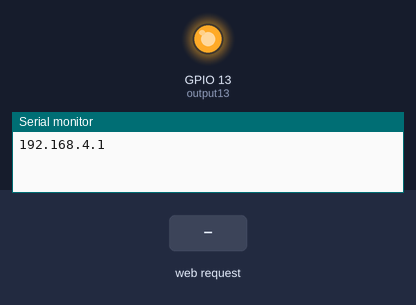
A sketch run on a simulated ESP8266 (NodeMCU). On the bench: output pins drawn as LEDs (lit = HIGH), the last lines printed to the serial monitor. Inputs (shaded band) come from the test bench.

Above: at 1.2 s.
1.3 s: HTTP request GET /13/on received
At 2.3 s:
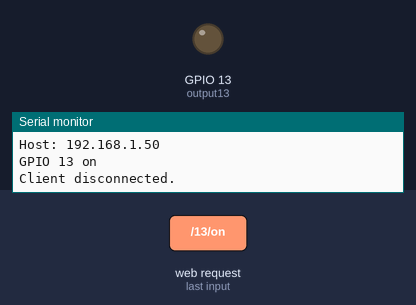
2.8 s: HTTP request GET /13/off received
At 3.4 s:
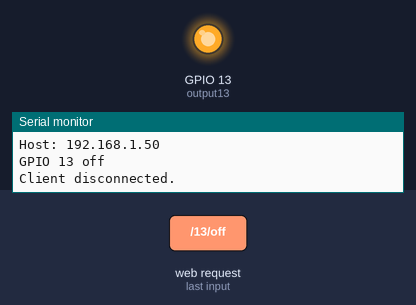
Timing chart, 0 to 5.8 s (numbered marks = the images above; inputs shaded):
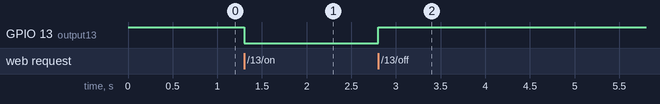

The sketch:

WIFI_Access_Piont_ControlWithoutInternet.ino
```cpp
// Load Wi-Fi library
#include <ESP8266WiFi.h>

const char* ssid     = "ESP32-Access-Point";
const char* password = "123456789";

// Set web server port number to 80
WiFiServer server(80);

// Variable to store the HTTP request
String header;

String output13State = "off";

// Assign output variables to GPIO pins
const int output13 = 13;
void setup() {
  Serial.begin(115200);
  // Initialize the output variables as outputs
  pinMode(output13, OUTPUT);

  // Set outputs to high because we are using active low type relay module
  digitalWrite(output13, HIGH);

  // Connect to Wi-Fi network with SSID and password
  WiFi.softAP(ssid, password);

  IPAddress IP = WiFi.softAPIP();
  Serial.println(IP);
  server.begin();
}

void loop(){
  WiFiClient client = server.available();   // Listen for incoming clients

  if (client) {                             // If a new client connects,
    String currentLine = "";                // make a String to hold incoming data from the client
    while (client.connected()) {            // loop while the client's connected
      if (client.available()) {             // if there's bytes to read from the client,
        char c = client.read();             // read a byte, then
        Serial.write(c);                    // print it out the serial monitor
        header += c;
        if (c == '\n') {                    // if the byte is a newline character
          // if the current line is blank, you got two newline characters in a row.
          // that's the end of the client HTTP request, so send a response:
          if (currentLine.length() == 0) {
            // HTTP headers always start with a response code (e.g. HTTP/1.1 200 OK)
            // and a content-type so the client knows what's coming, then a blank line:
            client.println("HTTP/1.1 200 OK");
            client.println("Content-type:text/html");
            client.println("Connection: close");
            client.println();

            // turns the GPIOs on and off

            //for GPIO13
            if (header.indexOf("GET /13/on") >= 0)
            {
              Serial.println("GPIO 13 on");
              output13State = "on";
              digitalWrite(output13, LOW);
            }
            else if (header.indexOf("GET /13/off") >= 0)
            {
              Serial.println("GPIO 13 off");
              output13State = "off";
              digitalWrite(output13, HIGH);
            }


            // Display the HTML web page
            client.println("<!DOCTYPE html><html>");
            client.println("<head><meta name=\"viewport\" content=\"width=device-width, initial-scale=1\">");
            client.println("<link rel=\"icon\" href=\"data:,\">");
            // CSS to style the on/off buttons
            client.println("<style>html { font-family: Helvetica; display: inline-block; margin: 0px auto; text-align: center;}");
            client.println(".button { background-color: #4CAF50; border: none; color: white; padding: 16px 40px;");
            client.println("text-decoration: none; font-size: 30px; margin: 2px; cursor: pointer;}");
            client.println(".button2 {background-color: #555555;}</style></head>");

            // Web Page Heading
            client.println("<body><h1>TVC Model Rocket</h1>");

    // Display current state, and ON/OFF buttons for GPIO 13
            client.println("<p>GPIO 13 - State " + output13State + "</p>");
            // If the output13State is off, it displays the ON button
            if (output13State=="off") {
              client.println("<p><a href=\"/13/on\"><button class=\"button\">ON</button></a></p>");
            } else {
              client.println("<p><a href=\"/13/off\"><button class=\"button button2\">OFF</button></a></p>");
            }

          client.println("</body></html>");

            // The HTTP response ends with another blank line
            client.println();
            // Break out of the while loop
            break;
          } else { // if you got a newline, then clear currentLine
            currentLine = "";
          }
        } else if (c != '\r') {  // if you got anything else but a carriage return character,
          currentLine += c;      // add it to the end of the currentLine
        }
      }
    }
    // Clear the header variable
    header = "";
    // Close the connection
    client.stop();
    Serial.println("Client disconnected.");
    Serial.println("");
  }
}
```

Measured:
- after the input at 1.3 s, GPIO 13 (output13): HIGH → LOW at once
- after the input at 2.8 s, GPIO 13 (output13): LOW → HIGH at once
